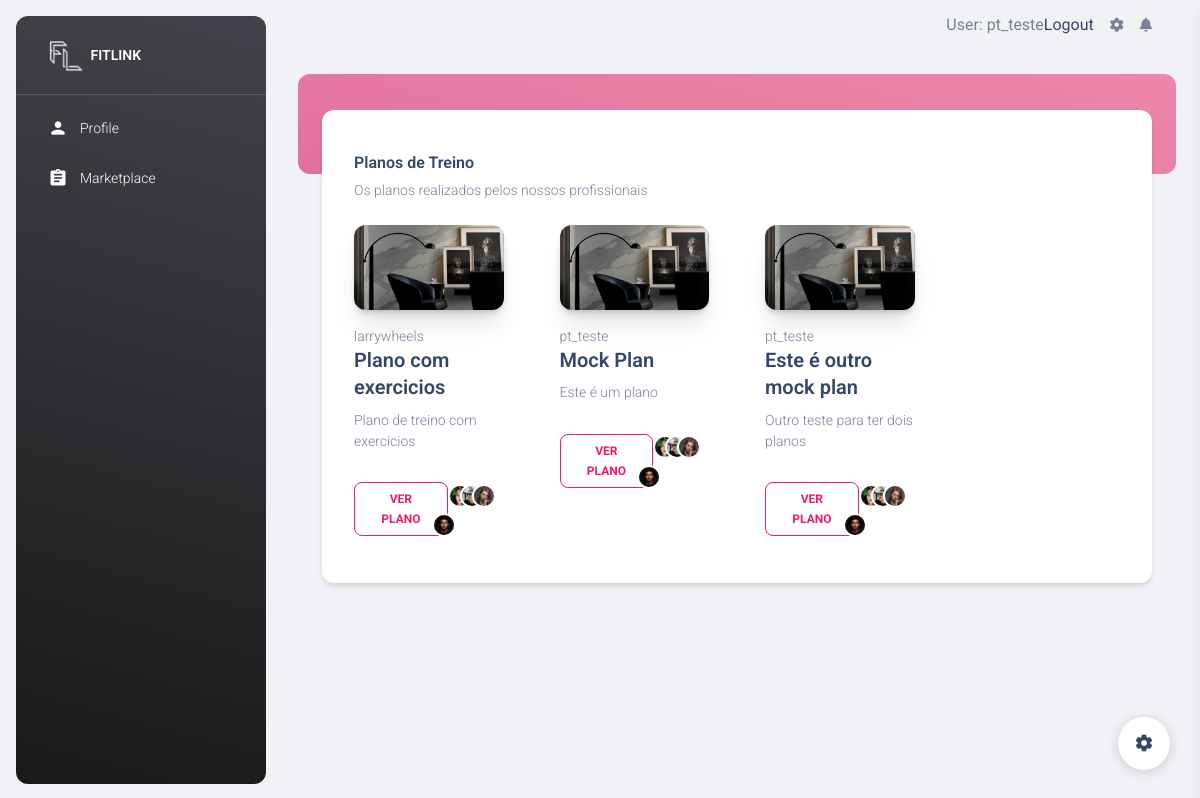
Screenshot of /marketplace (signed in) with the database file from the repository.
### fitlink/models.py (models this page shows, shortened)
class PlanoTreino(models.Model):
    titulo = models.CharField(max_length = 255)
    imagem = models.CharField(max_length=255)
    descricao = models.TextField()
    requisitos = models.TextField()
    tipoPlano = models.ForeignKey(TipoPlano, on_delete=models.CASCADE)
    preco = models.FloatField()
    periodoBloco = models.IntegerField()
    nrBlocos = models.IntegerField()
    refPersonalTrainer = models.ForeignKey(User, on_delete=models.CASCADE)

### fitlink/views.py (the view)
# urls.py: path('marketplace',views.marketplace,name="marketplace"),
@login_required(login_url='login/')
def marketplace(request):
    context = PlanoTreino.objects.all()
    return render(request,'marketplace.html',{"planos": context})

### fitlink/templates/marketplace.html (shortened to what this page needs)
{% extends "index.html" %}
{% block content %}
    <div class="container-fluid px-2 px-md-4">
      <div class="card card-body mx-3 mx-md-4 mt-n6">
        <div class="row gx-4 mb-2">
            <div class="col-12 mt-4">
              <div class="mb-5 ps-3">
                <h6 class="mb-1">Planos de Treino</h6>
                <p class="text-sm">Os planos realizados pelos nossos profissionais</p>
              </div>
              <div class="row">
               {% for plano in planos %}
                <div class="col-xl-3 col-md-6 mb-xl-0 mb-4">
                  <div class="card card-blog card-plain">
                    <div class="card-header p-0 mt-n4 mx-3">
                      <a class="d-block shadow-xl border-radius-xl">
                        <img src="../static/img/home-decor-1.jpg" alt="img-blur-shadow" class="img-fluid shadow border-radius-xl">
                      </a>
                    </div>
                    <div class="card-body p-3">
                      <p class="mb-0 text-sm">{{plano.refPersonalTrainer}}</p>
                      <a href="javascript:;">
                        <h5>
                          {{plano.titulo}}
                        </h5>
                      </a>
                      <p class="mb-4 text-sm">
                        {{plano.descricao}}
                      </p>
                      <div class="d-flex align-items-center justify-content-between">
                        <a class="btn btn-outline-primary btn-sm mb-0" href="{% url 'detalhesPlano' idPlano=plano.id %}">Ver Plano</a>
                        <div class="avatar-group mt-2">
                          <a href="javascript:;" class="avatar avatar-xs rounded-circle" data-bs-toggle="tooltip" data-bs-placement="bottom" title="Elena Morison">
                            <img alt="Image placeholder" src="../static/img/team-1.jpg">
                          </a>
                          <a href="javascript:;" class="avatar avatar-xs rounded-circle" data-bs-toggle="tooltip" data-bs-placement="bottom" title="Ryan Milly">
                            <img alt="Image placeholder" src="../static/img/team-2.jpg">
                          </a>
                          <a href="javascript:;" class="avatar avatar-xs rounded-circle" data-bs-toggle="tooltip" data-bs-placement="bottom" title="Nick Daniel">
                            <img alt="Image placeholder" src="../static/img/team-3.jpg">
                          </a>
                          <a href="javascript:;" class="avatar avatar-xs rounded-circle" data-bs-toggle="tooltip" data-bs-placement="bottom" title="Peterson">
                            <img alt="Image placeholder" src="../static/img/team-4.jpg">
                          </a>
                        </div>
                      </div>
                    </div>
                  </div>
                </div>
                {% endfor %}
              </div>
            </div>
          </div>
        </div>
      </div>
  {% endblock %}

### fitlink/templates/index.html (shortened to what this page needs)
{% load static %}
<!DOCTYPE html>
<html lang="en">
<head>
  <link href="{% static 'css/nucleo-icons.css' %}" rel="stylesheet" />
  <link href="{% static 'css/nucleo-svg.css' %}" rel="stylesheet" />
  <link id="templatestyle" href="{% static 'css/material-dashboard.css' %}" rel="stylesheet" />
</head>
<body class="g-sidenav-show  bg-gray-200">
  {% if user.is_authenticated %}
  <aside class="sidenav navbar navbar-vertical navbar-expand-xs border-0 border-radius-xl my-3 fixed-start ms-3   bg-gradient-dark" id="sidenav-main">
    <div class="sidenav-header">
      <a class="navbar-brand m-0" href="https://github.com/NunoVidal/fitlink" target="_blank">
        <img src="{% static 'img/fitlink_blackbg_preview_rev_1.png' %}" class="navbar-brand-img h-100" alt="main_logo">
        <span class="ms-1 font-weight-bold text-white">FITLINK</span>
      </a>
    </div>
    <hr class="horizontal light mt-0 mb-2">
    <div class="collapse navbar-collapse  w-auto  max-height-vh-100" id="sidenav-collapse-main">
      <ul class="navbar-nav">
        <li class="nav-item">
          <a class="nav-link text-white " href="{{ HTTP_HOST }}/profile">
            <div class="text-white text-center me-2 d-flex align-items-center justify-content-center">
              <i class="material-icons opacity-10">person</i>
            </div>
            <span class="nav-link-text ms-1">Profile</span>
          </a>
        </li>
        <li class="nav-item">
          <a class="nav-link text-white " href="{{ HTTP_HOST }}/marketplace">
            <div class="text-white text-center me-2 d-flex align-items-center justify-content-center">
              <i class="material-icons opacity-10">assignment</i>
            </div>
            <span class="nav-link-text ms-1">Marketplace</span>
          </a>
        </li>
      </ul>
    </div>
  </aside>
   {% endif %}
  <main class="main-content position-relative max-height-vh-100 h-100 border-radius-lg ">
    <nav class="navbar navbar-main navbar-expand-lg px-0 mx-4 shadow-none border-radius-xl" id="navbarBlur" navbar-scroll="true">
      <div class="container-fluid py-1 px-3">
        <div class="collapse navbar-collapse mt-sm-0 mt-2 me-md-0 me-sm-4" id="navbar">
          <ul class="navbar-nav  justify-content-end">
          {% if user.is_authenticated %}
            <li>User: {{ user.get_username }}</li>
            <li><a href="{% url 'logout' %}">Logout</a></li>
            <li class="nav-item px-3 d-flex align-items-center">
              <a href="javascript:;" class="nav-link text-body p-0">
                <i class="fa fa-cog fixed-plugin-button-nav cursor-pointer"></i>
              </a>
            </li>
            <li class="nav-item dropdown pe-2 d-flex align-items-center">
              <a href="javascript:;" class="nav-link text-body p-0" id="dropdownMenuButton" data-bs-toggle="dropdown" aria-expanded="false">
                <i class="fa fa-bell cursor-pointer"></i>
              </a>
            </li>
          {% else %}
            <li><a href="{{ HTTP_HOST }}/login">Login</a></li>
            <a> / </a>
            <li><a href="{{ HTTP_HOST }}/register">register</a></li>
          {% endif %}
          </ul>
        </div>
      </div>
    </nav>
    {% block content %}{% endblock %}
  </main>
  <div class="fixed-plugin">
    <a class="fixed-plugin-button text-dark position-fixed px-3 py-2">
      <i class="material-icons py-2">settings</i>
    </a>
  </div>
</body>
</html>

### rows the page displays
PlanoTreino: refPersonalTrainer "larrywheels", titulo "Plano com exercicios", descricao "Plano de treino com exercicios"
PlanoTreino: refPersonalTrainer "pt_teste", titulo "Mock Plan", descricao "Este é um plano"
PlanoTreino: refPersonalTrainer "pt_teste", titulo "Este é outro mock plan", descricao "Outro teste para ter dois planos"

### other values shown
{{ user.get_username }} "pt_teste"
